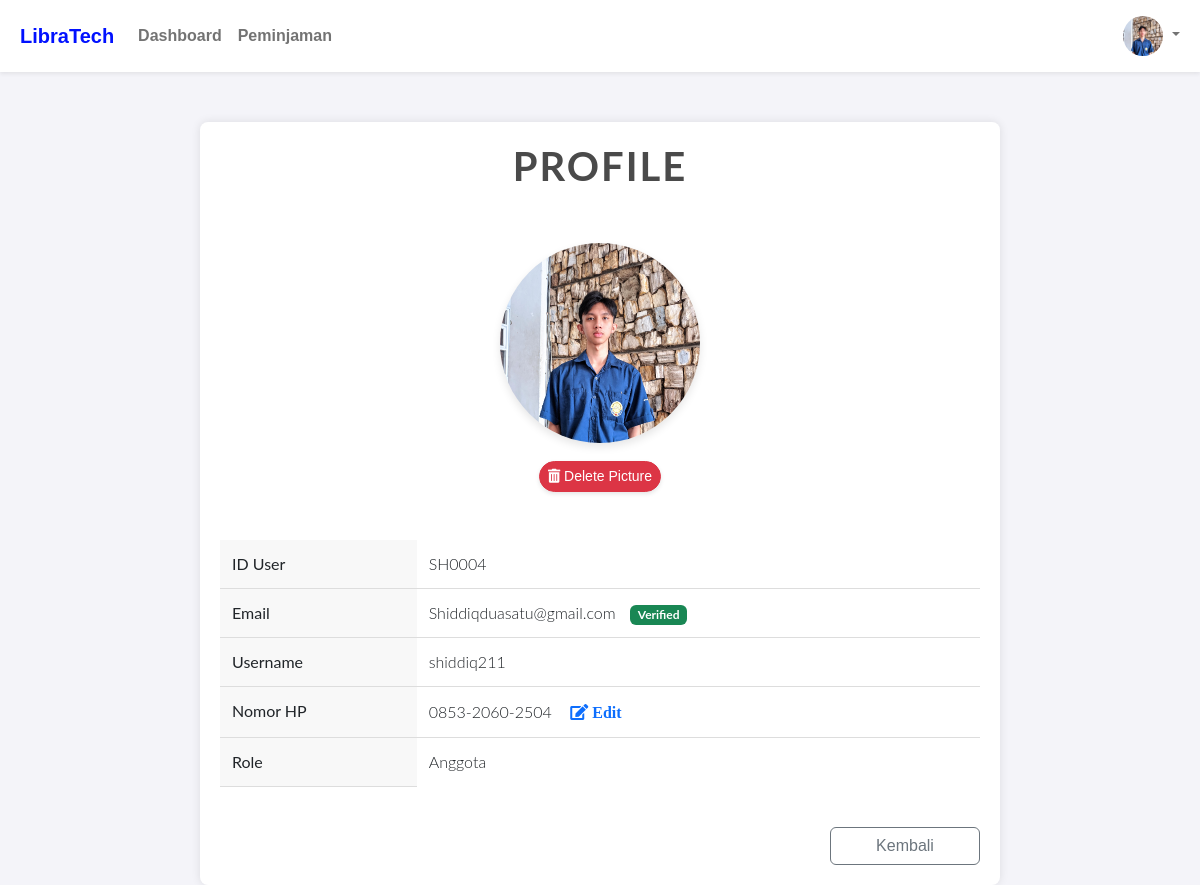
Screenshot of /User/profile.php (signed in) with the database file from the repository.
### tables this page shows
CREATE TABLE `user` (
  `id_user` varchar(200) NOT NULL,
  `Email` varchar(250) NOT NULL,
  `username` varchar(50) NOT NULL,
  `password` varchar(255) NOT NULL,
  `nomorhp` varchar(15) NOT NULL DEFAULT '0',
  `role` enum('Admin','Anggota') NOT NULL DEFAULT 'Anggota',
  `verify` tinyint NOT NULL DEFAULT '0',
  `verify_nohp` tinyint NOT NULL DEFAULT '0',
  `if_visible` tinyint NOT NULL DEFAULT '1'
);

### User/profile.php (the view, shortened to what this page needs)
<?php
require '../func.php';
?>
<!DOCTYPE html>
<html lang="en">
<head>
    <link rel="stylesheet" href="https://cdnjs.cloudflare.com/ajax/libs/font-awesome/5.15.3/css/all.min.css">
    <link rel="stylesheet" href="../css/styles.css">
</head>
<body>
     <nav class="navbar navbar-expand-lg shadow-sm bg-white">
        <div class="container-fluid">
            <a class="navbar-brand d-flex align-items-center" href="#">
                <span class="ms-2 fw-bold" style="color:rgb(1, 17, 255);">LibraTech</span>
            </a>
            <div class="collapse navbar-collapse" id="navbarNav">
                <ul class="navbar-nav me-auto mb-2 mb-lg-0">
                    <li class="nav-item">
                        <a class="nav-link <?php echo basename($_SERVER['PHP_SELF']) == 'dashboard.php' ? 'active' : ''; ?>"
                            href="dashboard.php"><b>Dashboard</b></a>
                    </li>
                    <li class="nav-item">
                        <a class="nav-link <?php echo basename($_SERVER['PHP_SELF']) == 'pinjam.php' ? 'active' : ''; ?>"
                            href="pinjam.php"><b>Peminjaman</b></a>
                    </li>
                </ul>
                <ul class="navbar-nav">
                    <li class="nav-item dropdown">
                        <a class="nav-link dropdown-toggle" id="navbarDropdown" href="#" role="button"
                            data-bs-toggle="dropdown" aria-expanded="false">
                            <img src="../assets/profile_picture/<?php echo $_SESSION['username'] . '.png'; ?>"
                                onerror="this.src='../assets/img/default_profile_picture.png';"
                                style="width: 40px; height: 40px; border-radius: 50%; object-fit: cover;"
                                decoding="async" loading="lazy" />
                        </a>
                    </li>
                </ul>
            </div>
        </div>
    </nav>
    <div class="container d-flex flex-column align-items-center">
        <h1
            style="font-family: 'Lato', sans-serif; font-weight: 700; letter-spacing: 2px; text-transform: uppercase; color: #4a4a4a;">
            Profile</h1>
        <link rel="stylesheet" href="https://cdnjs.cloudflare.com/ajax/libs/cropperjs/1.5.12/cropper.min.css">
        <div style="display: flex; justify-content: center; align-items: center; flex-direction: column; gap: 10px;">
            <?php
            $profile_picture = "../assets/profile_picture/" . $_SESSION['username'] . '.png';
            ?>
            <div class="profile-container" style="position: relative; width: 200px; height: 200px; display: flex; justify-content: center; align-items: center; background-color: #f4f4f4; border-radius: 50%; overflow: hidden; box-shadow: 0 4px 8px rgba(0,0,0,0.1);">
                <?php if (file_exists($profile_picture)): ?>
                <img src="<?php echo $profile_picture . '?v=' . time(); ?>" style="width: 100%; height: 100%; object-fit: cover; transition: filter 0.3s;" decoding="async" loading="lazy">
                <?php else: ?>
                <i class="fas fa-user-circle" style="font-size: 8rem; color: #b0b0b0;"></i>
                <?php endif; ?>
            </div>
            <?php if(file_exists($profile_picture)): ?>
            <button type="button" class="btn btn-danger btn-sm mt-2" data-bs-toggle="modal" data-bs-target="#deletePhotoModal" style="border-radius: 20px; box-shadow: 0 2px 4px rgba(0, 0, 0, 0.1);">
                <i class="fas fa-trash-alt"></i> Delete Picture
            </button>
            <?php endif; ?>
        </div>
        <br><br>
        <table class="table" style="font-family: 'Lato', sans-serif; font-weight: 300;">
            <?php
            $query = "SELECT id_user FROM user WHERE username = '$_SESSION[username]'";
            $result = mysqli_query($conn, $query);
            $data = mysqli_fetch_assoc($result);
            ?>
            <tr>
                <th style="font-weight: 400;">ID User</th>
                <td><?= $data['id_user'] ?></td>
            </tr>
            <?php
            $query = "SELECT Email, verify FROM user WHERE username = '$_SESSION[username]'";
            $result = mysqli_query($conn, $query);
            $data = mysqli_fetch_assoc($result);
            ?>
            <tr>
                <th style="font-weight: 400;">Email</th>
                <td><?= isset($data['Email']) ? $data['Email'] : 'Not available' ?>
                    <?php if (isset($data['verify']) && $data['verify'] == 1): ?>
                        <span style="margin-left: 10px;" class="badge bg-success">Verified</span>
                    <?php else: ?>
                        <span class="badge bg-warning text-dark">Not Verified</span>
                    <?php endif; ?>
                </td>
            </tr>
            <tr>
                <th style="font-weight: 400;">Username</th>
                <td><?= $_SESSION['username'] ?></td>
            </tr>
            <?php
            $query = "SELECT nomorhp FROM user WHERE username = '$_SESSION[username]'";
            $result = mysqli_query($conn, $query);
            $data = mysqli_fetch_assoc($result);
            ?>
            <tr>
                <th style="font-weight: 400;">Nomor HP</th>
                <td>
                    <?php if ($data['nomorhp'] == 0): ?>
                        <span style="font-style: italic; color: darkred;">Nomor handphonemu belum ada nih</span>
                        <button style="border: none; background-color: white;" class="text-primary ms-2"
                            data-bs-toggle="modal" data-bs-target="#nomorhpModal"><i class="fas fa-plus-circle"> Tambah No.
                                HP</i></button>
                        <div class="modal fade" id="nomorhpModal" tabindex="-1" aria-labelledby="nomorhpModalLabel"
                            aria-hidden="true">
                            <div class="modal-dialog">
                                <div class="modal-content">
                                    <div class="modal-header">
                                        <h5 class="modal-title" id="nomorhpModalLabel">Tambah Nomor HP</h5>
                                        <button type="button" class="btn-close" data-bs-dismiss="modal"
                                            aria-label="Close"></button>
                                    </div>
                                    <form method="post">
                                        <div class="modal-body">
                                            <div class="mb-3">
                                                <label for="nomorhp" class="form-label">Nomor HP</label>
                                                <input type="text" class="form-control" id="nomorhp" name="nomorhp"
                                                    placeholder="Ex: 0812-3456-7890" aria-describedby="nomorhpHelp"
                                                    minlength="14" maxlength="14" required
                                                    oninput="this.value = this.value.replace(/[^0-9-]/g, '').replace(/(\d{4})/g, '$1-').replace(/--/g, '-').replace(/-$/, '');">
                                            </div>
                                        </div>
                                        <div class="modal-footer">
                                            <button type="button" class="btn btn-secondary"
                                                data-bs-dismiss="modal">Close</button>
                                            <button type="submit" class="btn btn-primary">Save</button>
                                        </div>
                                    </form>
                                </div>
                            </div>
                        </div>
                        <?php
                        if (isset($_POST['nomorhp'])) {
                            $nomorhp = $_POST['nomorhp'];
                            $username = $_SESSION['username'];
                            $query = "UPDATE user SET nomorhp = '$nomorhp' WHERE username = '$username'";
                            mysqli_query($conn, $query);
                            echo "<script src='https://cdn.jsdelivr.net/npm/sweetalert2@11'></script>";
                            echo "<script src='https://code.jquery.com/jquery-3.6.0.min.js'></script>";
                            echo "<script>
                                $(document).ready(function() {
                                    Swal.fire({
                                        icon: 'success',
                                        title: 'Berhasil Menambahkan Nomor HP!',
                                        showConfirmButton: false,
                                        timer: 1500
                                    }).then(function() {
                                        window.location = 'profile.php';
                                    });
                                });
                            </script>";
                        }
                        ?>
                    <?php else: ?>
                        <?= $data['nomorhp'] ?>
                        <button style="border: none; background-color: white;" class="text-primary ms-2"
                            data-bs-toggle="modal" data-bs-target="#editNomorhpModal"><i class="fas fa-edit"> Edit</i></button>
                    <?php endif; ?>
                </td>
            </tr>
            <tr>
                <?php
                $query = "SELECT role FROM user WHERE username = '$_SESSION[username]'";
                $result = mysqli_query($conn, $query);
                $data = mysqli_fetch_assoc($result);
                ?>
            <tr>
                <th style="font-weight: 400;">Role</th>
                <td><?= $data['role'] ?></td>
            </tr>
        </table>
        <div style="width: 100%;" class="d-flex justify-content-center gap-2 mt-4">
            <a href="dashboard.php" class="btn btn-outline-secondary ms-auto" style="width: 150px;">Kembali</a>
        </div>
    </div>
</html>

### User/profile.php (style rules this page uses)
body { font-family: 'Arial', sans-serif; background-color: #f4f4f9; color: #333; margin: 0; padding: 0; }
.container { max-width: 800px; margin: 50px auto; background: #fff; box-shadow: 0 0 10px rgba(0, 0, 0, 0.1); border-radius: 8px; padding: 20px; }
h1 { text-align: center; color: #333; margin-bottom: 20px; }
.table { width: 100%; border-collapse: collapse; }
.table th, .table td { padding: 12px; text-align: left; border-bottom: 1px solid #ddd; }
.table th { background-color: #f8f8f8; font-weight: bold; }
.table tr:last-child td { border-bottom: none; }

### rows the page displays
user: id_user "SH0004", Email "Shiddiqduasatu@gmail.com", nomorhp "0853-2060-2504", role "Anggota"

### other values shown
$_SESSION['username'] "shiddiq211"
